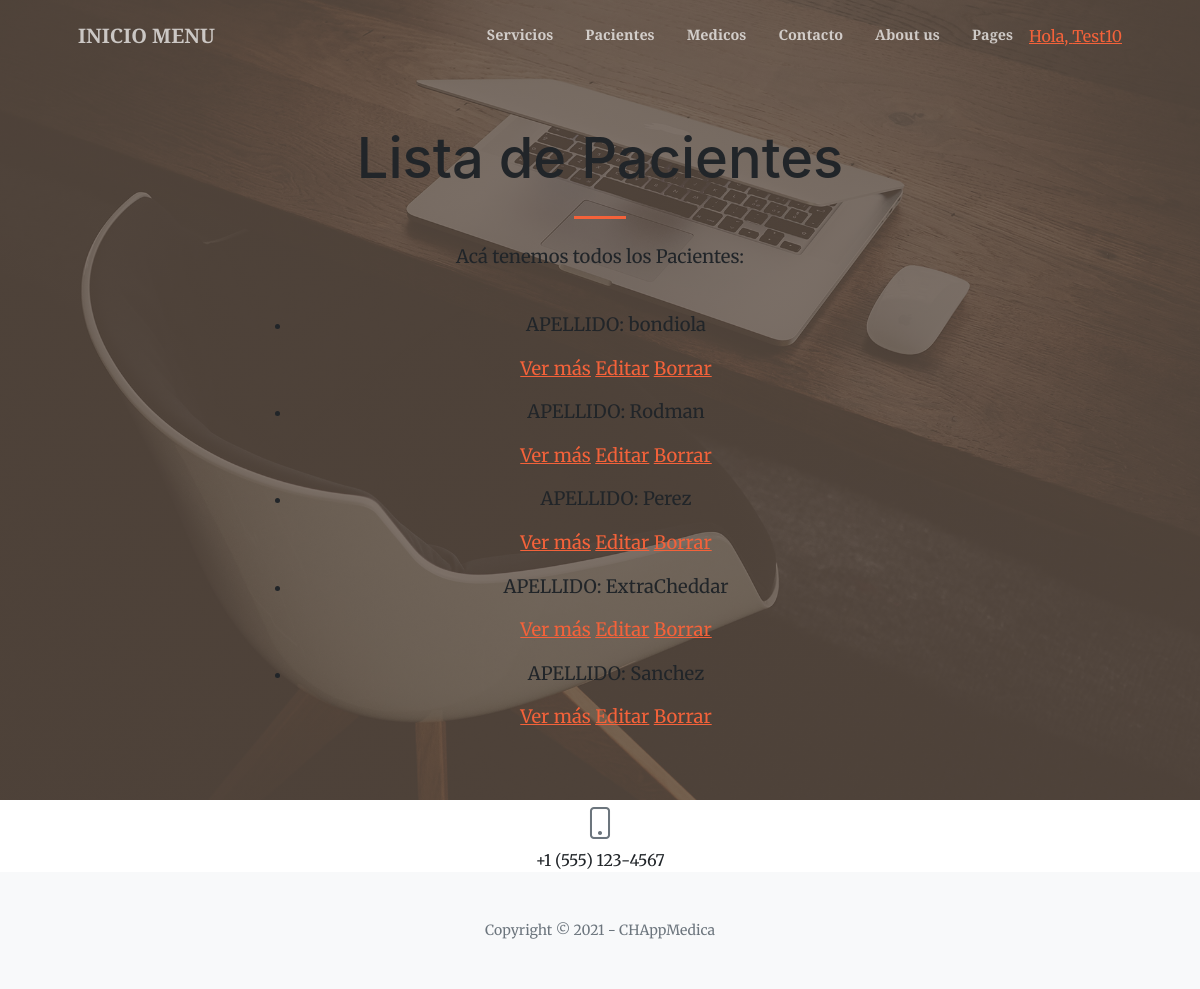
Page /AppMedica/paciente/list (signed in) on the committed database.
### AppMedica/models.py (models this page shows, shortened)
class Paciente(models.Model):
    nombre = models.CharField(max_length=40)
    apellido = models.CharField(max_length=40)
    fNac = models.DateField()
    telefono = models.IntegerField()
    email = models.EmailField(null=True)
    servicio = models.CharField(max_length=40, default='')

### AppMedica/views.py (the view)
# urls.py: path('paciente/list', views.PacienteList.as_view(), name='List'),
class PacienteList(ListView):
    model = Paciente
    template_name = "AppMedica/paciente_list.html"

### AppMedica/templates/AppMedica/paciente_list.html (shortened to what this page needs)
{% extends "AppMedica/padre.html" %}
{% load static %}
        {% block contenido %}
            <h1 class="mb-1">Lista de Pacientes</h1>
        {% endblock %}
        {% block contenido2 %}
          <p>Acá tenemos todos los Pacientes:</p> <br>
          <ul>
            {% for paciente in object_list %}
            <li>
              <p>APELLIDO: {{ paciente.apellido}}</p>
              <p>
              <a href="{% url 'Detail' paciente.id %}">Ver más</a>
              <a href="{% url 'Edit' paciente.id %}">Editar</a>
              <a href="{% url 'Delete' paciente.id %}">Borrar</a>
            </p>
            </li>
            {% endfor %}
          </ul>
        {% endblock %}

### AppMedica/templates/AppMedica/padre.html (shortened to what this page needs)
<!DOCTYPE html>
<html lang="en">
    <head>
        {% load static %}
        <link href="https://cdn.jsdelivr.net/npm/bootstrap-icons@1.5.0/font/bootstrap-icons.css" rel="stylesheet" />
        <link href="https://cdnjs.cloudflare.com/ajax/libs/SimpleLightbox/2.1.0/simpleLightbox.min.css" rel="stylesheet" />
        <link href="{% static 'AppMedica/css/styles.css' %}" rel="stylesheet" />
    </head>
    <body id="page-top">
        <nav class="navbar navbar-expand-lg navbar-light fixed-top py-3" id="mainNav">
            <div class="container px-4 px-lg-5">
                <a class="navbar-brand" href="{% url 'Inicio' %}">INICIO MENU</a>
                <div class="collapse navbar-collapse" id="navbarResponsive">
                    <ul class="navbar-nav ms-auto my-2 my-lg-0">
                        <li class="nav-item"><a class="nav-link" href="{% url 'Servicios' %}">Servicios</a></li>
                        <li class="nav-item"><a class="nav-link" href="{% url 'Pacientes' %}">Pacientes</a></li>
                        <li class="nav-item"><a class="nav-link" href="{% url 'Medicos' %}">Medicos</a></li>
                        <li class="nav-item"><a class="nav-link" href="{% url 'Contacto' %}">Contacto</a></li>
                        <li class="nav-item"><a class="nav-link" href="{% url 'About' %}">About us</a></li>
                        <li class="nav-item"><a class="nav-link" href="{% url 'Pages' %}">Pages</a></li>
                        {% if  request.user.is_authenticated %}
                            <li class="sidebar-nav-item"><a href="{% url 'EditarPerfil' %}">Hola, {{user.username}}</a></li>
                        {% endif %}
                    </ul>
                </div>
            </div>
        </nav>
        <header class="masthead">
            <div class="container px-4 px-lg-5 h-100">
                <div class="row gx-4 gx-lg-5 h-100 align-items-center justify-content-center text-center">
                    <div class="col-lg-8 align-self-end">
                        {% block contenido %}{% endblock %}
                        <hr class="divider" />
                    </div>
                    <div class="col-lg-8 align-self-baseline">
                        {% block contenido2 %}{% endblock %}
                    </div>
                </div>
            </div>
        </header>
                <div class="row gx-4 gx-lg-5 justify-content-center">
                    <div class="col-lg-4 text-center mb-5 mb-lg-0">
                        <i class="bi-phone fs-2 mb-3 text-muted"></i>
                        <div>+1 (555) 123-4567</div>
                    </div>
                </div>
        <footer class="bg-light py-5">
            <div class="container px-4 px-lg-5"><div class="small text-center text-muted">Copyright &copy; 2021 - CHAppMedica</div></div>
        </footer>
    </body>
</html>

### rows in the picture
Paciente: apellido "bondiola"
Paciente: apellido "Rodman"
Paciente: apellido "Perez"
Paciente: apellido "ExtraCheddar"
Paciente: apellido "Sanchez"

### other values in the picture
{{ user.username }} "Test10"
